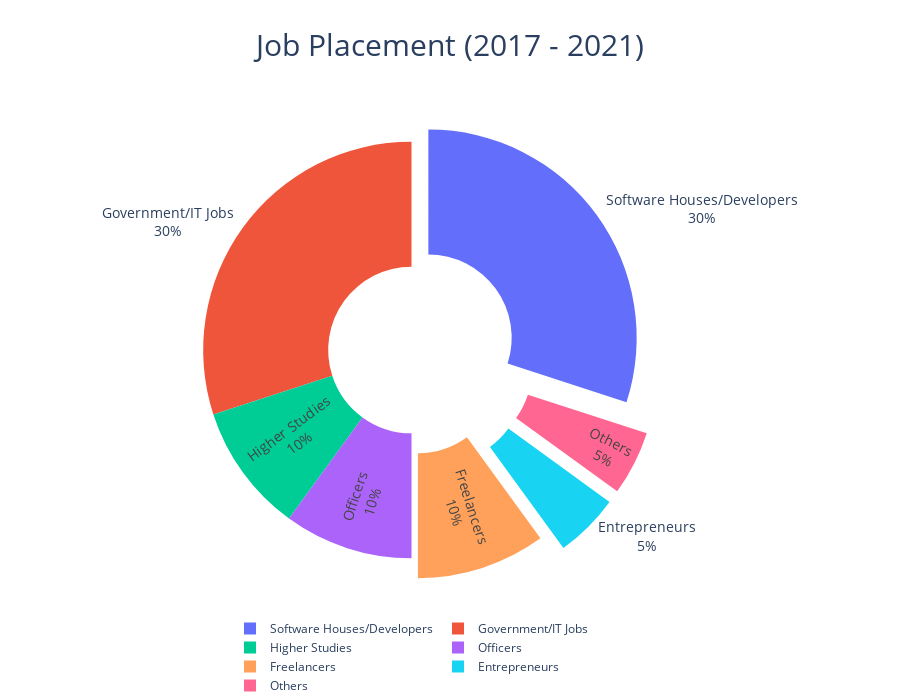

Write notebook code for a chart like this one.
### Code cell
# Create a Seaborn color palette
colors = sns.color_palette("pastel", n_colors=len(df))

# Create an interactive Plotly pie chart
fig = go.Figure(data=[go.Pie(
    labels=df['Category'],
    values=df['Percentage'],
    textinfo='label+percent',
    insidetextorientation='radial',
    marker=dict(colors=colors),
    hoverinfo='label+percent',
    textfont_size=14
)])

# Update layout for better appearance
fig.update_layout(
    title={
        'text': "Job Placement (2017 - 2021)",
        'y':0.95,
        'x':0.5,
        'xanchor': 'center',
        'yanchor': 'top',
        'font': dict(size=30)
    },
    showlegend=True,
    legend=dict(
        orientation="h",
        yanchor="bottom",
        y=-0.2,
        xanchor="center",
        x=0.5
    ),
    margin=dict(t=100, b=100, l=0, r=0),
    height=700
)

# Add 3D effects
fig.update_traces(hole=.4, pull=[0.1, 0, 0, 0, 0.1, 0.2, 0.2])

# Show the interactive chart
fig.show()

### Figure 1 — Plotly figure (JSON) as saved in the notebook; plotly's stock layout.template omitted (floating-point values rounded to 4 significant figures)
{"data": [{"hole": 0.4, "hoverinfo": "label+percent", "insidetextorientation": "radial", "labels": ["Software Houses/Developers", "Government/IT Jobs", "Higher Studies", "Officers", "Freelancers", "Entrepreneurs", "Others"], "marker": {"colors": [[0.6314, 0.7882, 0.9569], [1, 0.7059, 0.5098], [0.5529, 0.898, 0.6314], [1, 0.6235, 0.6078], [0.8157, 0.7333, 1], [0.8706, 0.7333, 0.6078], [0.9804, 0.6902, 0.8941]]}, "pull": [0.1, 0, 0, 0, 0.1, 0.2, 0.2], "textfont": {"size": 14}, "textinfo": "label+percent", "type": "pie", "values": [30, 30, 10, 10, 10, 5, 5]}], "layout": {"height": 700, "legend": {"orientation": "h", "x": 0.5, "xanchor": "center", "y": -0.2, "yanchor": "bottom"}, "margin": {"b": 100, "l": 0, "r": 0, "t": 100}, "showlegend": true, "title": {"font": {"size": 30}, "text": "Job Placement (2017 - 2021)", "x": 0.5, "xanchor": "center", "y": 0.95, "yanchor": "top"}}}
